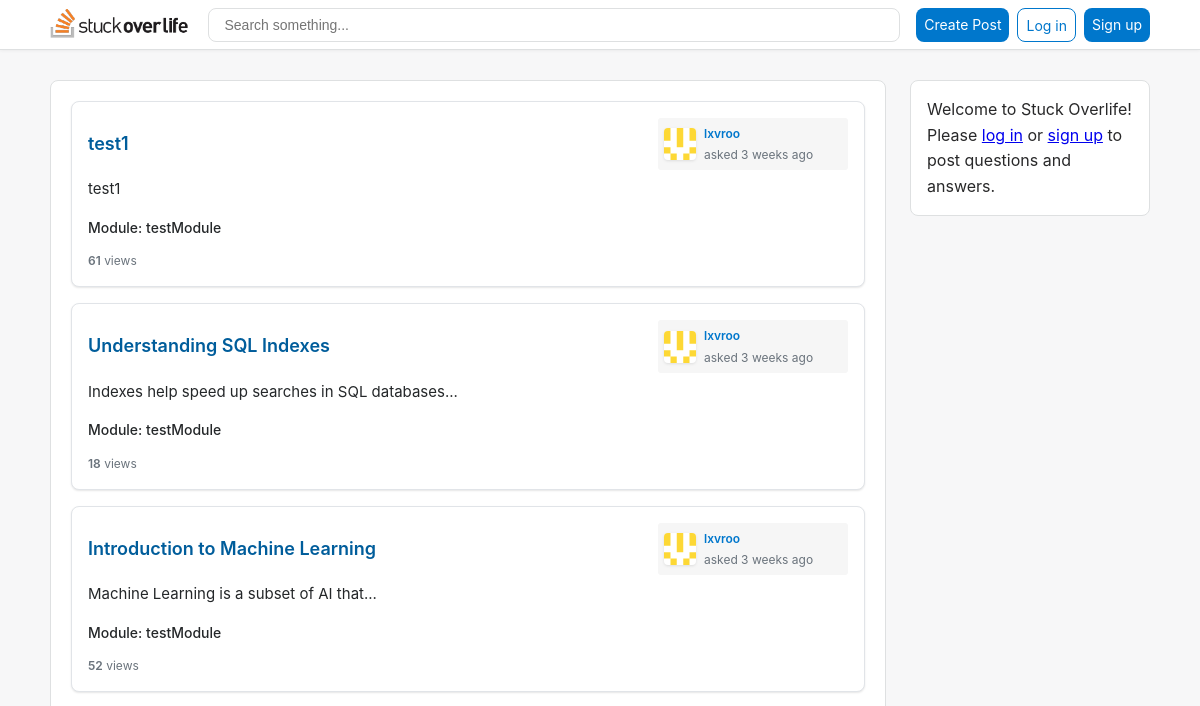
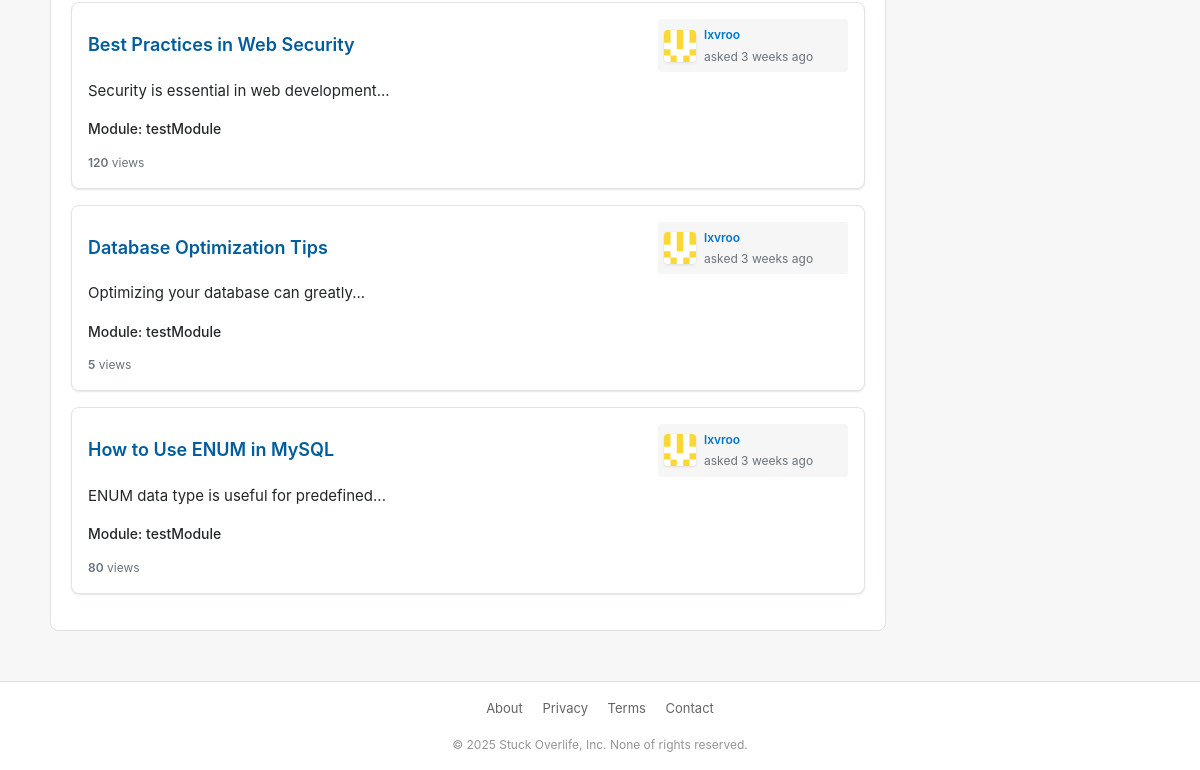
Before: / with the older database file (2 pictures, top to bottom).
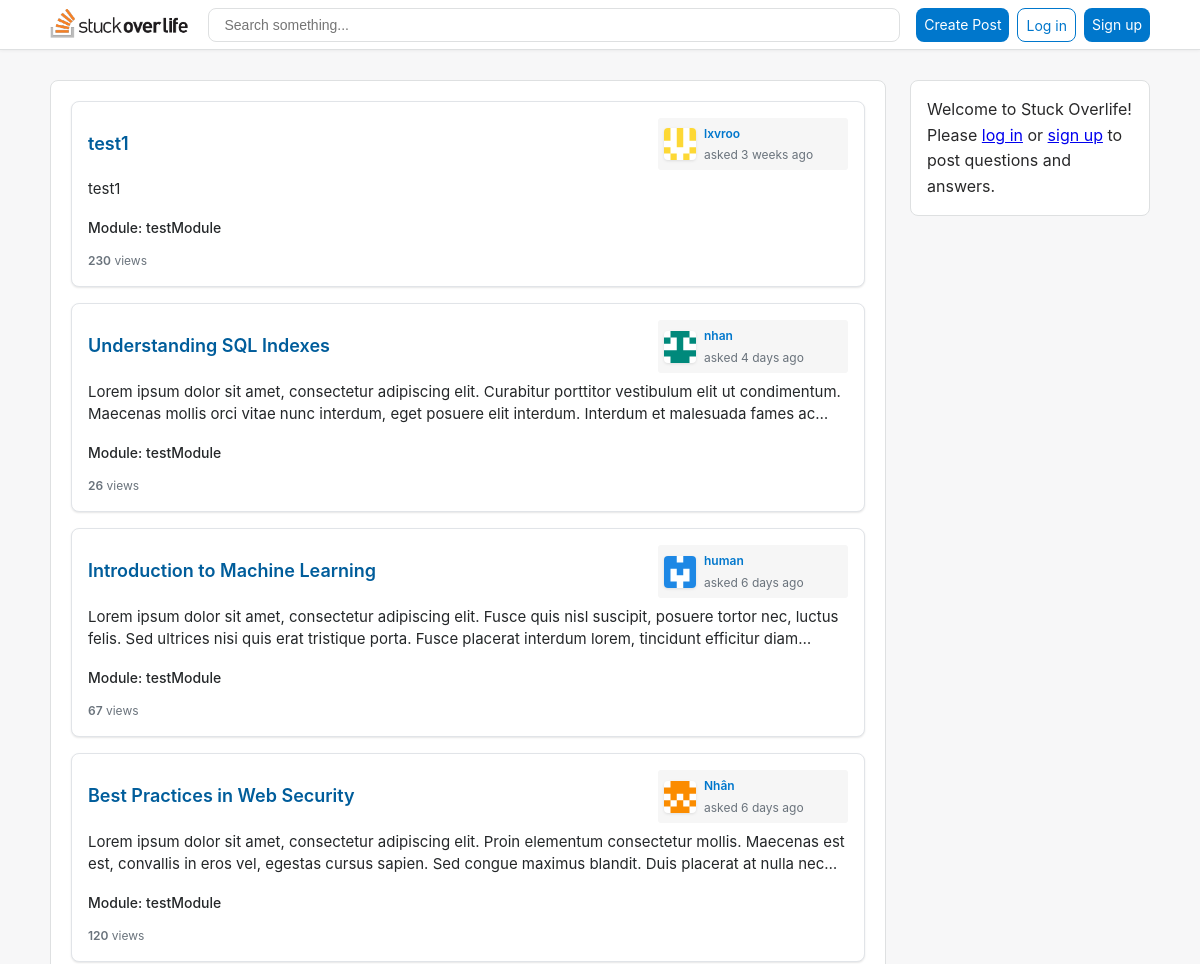
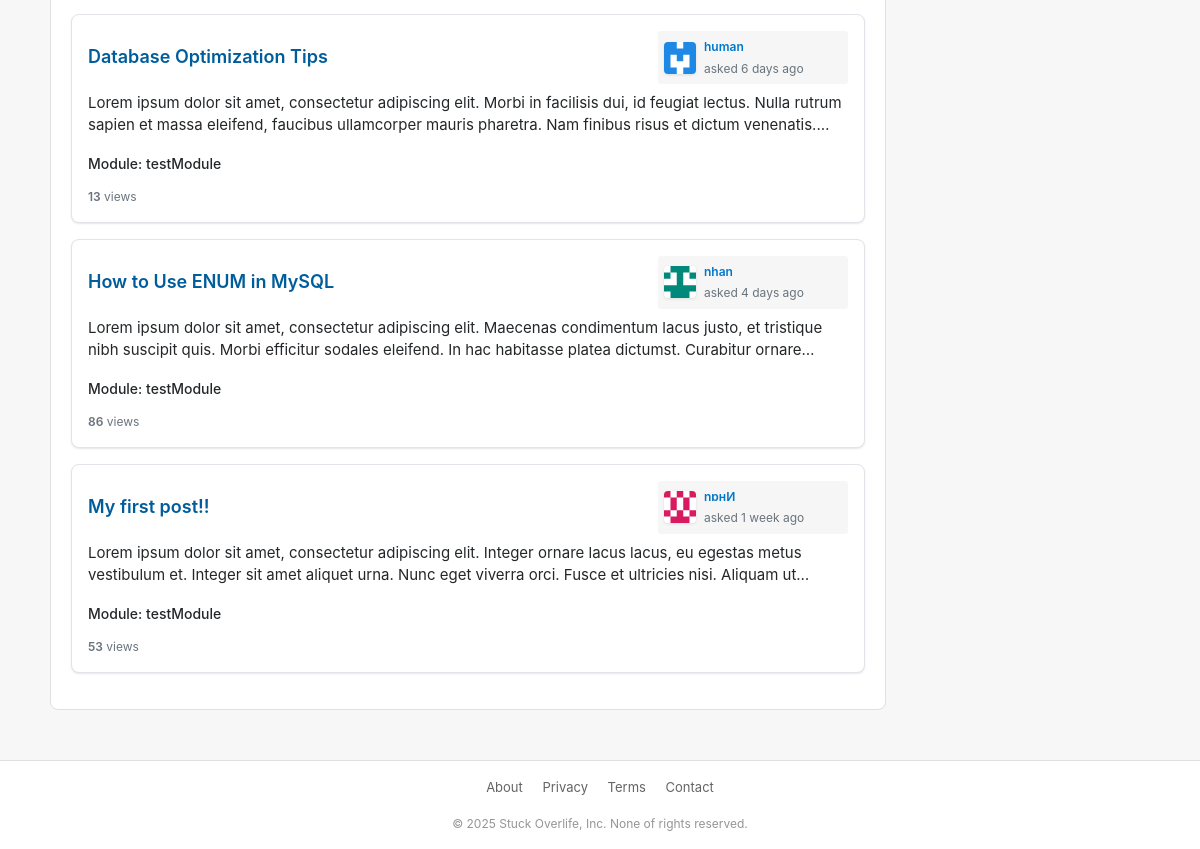
After: the same page with the newer database file (2 pictures, top to bottom).
### tables this page shows
CREATE TABLE `posts` (
  `PostID` int(11) NOT NULL,
  `title` varchar(255) NOT NULL,
  `content` text NOT NULL,
  `ModuleID` int(11) NOT NULL,
  `UserID` int(11) NOT NULL,
  `createdAt` datetime NOT NULL DEFAULT current_timestamp(),
  `updatedAt` datetime NOT NULL DEFAULT current_timestamp() ON UPDATE current_timestamp(),
  `AssetID` int(11) DEFAULT NULL,
  `viewCount` int(11) DEFAULT 0,
  `voteCount` int(11) DEFAULT 0
);

CREATE TABLE `user` (
  `UserID` int(11) NOT NULL,
  `username` varchar(255) NOT NULL,
  `firstname` varchar(100) NOT NULL,
  `lastname` varchar(100) NOT NULL,
  `password` varchar(255) NOT NULL DEFAULT '',
  `avatar` varchar(100) DEFAULT NULL,
  `dob` date DEFAULT NULL,
  `bio` text DEFAULT NULL,
  `status` enum('Active','Blocked','Banned','Archived','Unknown') NOT NULL DEFAULT 'Active',
  `role` enum('user','admin') NOT NULL DEFAULT 'user',
  `createdAt` datetime NOT NULL DEFAULT current_timestamp()
);

CREATE TABLE `modules` (
  `ModuleID` int(11) NOT NULL,
  `moduleName` varchar(255) NOT NULL,
  `description` varchar(255) NOT NULL
);

### includes/functions.php (called while the page is built, shortened)
<?php
    function query($pdo, $sql, $parameters = []) {
        $query = $pdo->prepare($sql);
        $query->execute($parameters);
        return $query;
    }
    function timeAgo( $datetime, $full = false )
    {
        $now = new DateTime;
        $then = new DateTime( $datetime );
        $diff = (array) $now->diff( $then );
        $diff['w']  = floor( $diff['d'] / 7 );
        $diff['d'] -= $diff['w'] * 7;
        $string = array(
            'y' => 'year',
            'm' => 'month',
            'w' => 'week',
            'd' => 'day',
            'h' => 'hour',
            'i' => 'minute',
            's' => 'second',
        );
        foreach( $string as $k => & $v )
        {
            if ( $diff[$k] )
            {
                $v = $diff[$k] . ' ' . $v .( $diff[$k] > 1 ? 's' : '' );
            }
            else
            {
                unset( $string[$k] );
            }
        }
        if ( ! $full ) $string = array_slice( $string, 0, 1 );
        return $string ? implode( ', ', $string ) . ' ago' : 'just now';
    }
    function allPosts($pdo){
        $posts = query($pdo, 'SELECT * FROM posts
        INNER JOIN user ON posts.userid = user.userid
        INNER JOIN modules ON posts.moduleid = modules.moduleid');
        return $posts->fetchAll();
    }
    function getUserByPost($pdo, $id) {
        $parameters = [':id' => $id];
        $query = query($pdo, 'SELECT u.* FROM user u
                              INNER JOIN posts p ON u.UserID = p.UserID
                              WHERE p.PostID = :id', $parameters);
        return $query->fetch();
    }
    function isLoggedIn() {
        return isset($_SESSION['user_id']);
    }
?>

### index.php (called while the page is built, shortened)
<?php
    try {
        include './includes/db.php';
        include './includes/functions.php';
        $posts = allPosts($pdo);
        include './views/home.html.php';
        $output = ob_get_clean();
    } catch (PDOException $e) {
        $title = 'An error has occurred';
        $output = 'Database error: ' . $e->getMessage();
    }
    include './views/layout.html.php';
?>

### views/home.html.php (the view, shortened to what this page needs)
<?php foreach($posts as $post): ?>
    <div class="post">
        <div class="post-with-votes">
            <div class="post-main">
                <div class="post-header">
                    <a class="post-title" href="/coursework/posts.php?id=<?= $post['PostID'] ?>"><?= htmlspecialchars($post['title'], ENT_QUOTES, 'UTF-8') ?></a>
                    <div class="user-info">
                        <div class="user-avatar">
                            <?php
                                $author = getUserByPost($pdo, $post['PostID']);
                                $avatar = isset($author['avatar']) ? htmlspecialchars($author['avatar'], ENT_QUOTES, 'UTF-8') : "random_pfp";
                                ?>
                                <img height="32px" src="/coursework/assets/images/random_pfp/<?= $avatar ?>" alt="User avatar">
                        </div>
                        <div class="user-info-details">
                            <a href="#" class="user-name"><?= htmlspecialchars($post['username'] ?? 'Anonymous User', ENT_QUOTES, 'UTF-8') ?></a>
                            <span class="user-reputation">asked <?= timeAgo($post['createdAt']) ?></span>
                        </div>
                    </div>
                </div>
                <div class="post-content post-preview">
                    <?php
                    $content = strip_tags(htmlspecialchars($post['content'], ENT_QUOTES, 'UTF-8'));
                    $lines = explode("\n", $content);
                    $preview = array_slice($lines, 0, 2);
                    $preview = implode("\n", $preview);
                    if (count($lines) > 2 || strlen($content) > strlen($preview)) {
                        $preview = trim($preview) . '...';
                    }
                    echo $preview;
                    ?>
                </div>
                <div class="post-module">
                    Module: <?= htmlspecialchars($post['moduleName'], ENT_QUOTES, 'UTF-8') ?>
                </div>
                <div class="post-stats">
                    <div class="post-stat">
                        <span class="post-stat-value"><?= htmlspecialchars($post['viewCount'], ENT_QUOTES, 'UTF-8') ?></span> views
                    </div>
                </div>
            </div>
        </div>
    </div>
<?php endforeach; ?>

### views/layout.html.php (shortened to what this page needs)
<!DOCTYPE html>
<html lang="en">
<head>
    <link rel="stylesheet" href="/coursework/style.css">
</head>
<body>
    <header>
        <div class="header-container">
            <a href="/coursework/index.php" class="header-logo">
                <img src="/coursework/assets/images/logo.svg" alt="Logo" title="Home">
            </a>
            <div class="header-search">
                <input type="text" placeholder="Search something...">
            </div>
            <nav class="header-nav">
                <a href="/coursework/create-post.php" class="create-post-button">
                    Create Post
                </a>
                <?php if(isLoggedIn()):?>
                    <a href="#" class="header-nav-item">
                        <div class="user-avatar">
                            <?php
                            $currentUser = getCurrentUser($pdo);
                            $avatar = isset($currentUser['avatar']) ? htmlspecialchars($currentUser['avatar'], ENT_QUOTES, 'UTF-8') : "random_pfp";
                            ?>
                            <img height="32px" src="/coursework/assets/images/random_pfp/<?= $avatar ?>" alt="User avatar">
                        </div>
                    </a>
                <?php else:?>
                    <a href="/coursework/login.php" class="login-button">Log in</a>
                    <a href="/coursework/register.php" class="signup-button">Sign up</a>
                <?php endif; ?>
            </nav>
        </div>
    </header>
    <div class="main-container">
        <main class="main-content">
            <?= $output ?>
        </main>
        <aside class="sidebar">
            <div class="sidebar-widget">
                <?php if(isLoggedIn()): ?>
                    <h3>Welcome, <?= htmlspecialchars($currentUser['username'], ENT_QUOTES, 'UTF-8') ?>!</h3>
                    <p>What would you like to do today?</p>
                    <a href="#" class="button">Profile</a> <br>
                    <?php if(isAdmin()):?>
                        <a href="#" class="button">Dash board</a> <br>
                    <?php endif; ?>
                    <a href="/coursework/logout.php" class="button">Log out</a>
                <?php else: ?>
                    <p>Welcome to Stuck Overlife!</p>
                    <p>Please <a href="/coursework/login.php">log in</a> or <a href="/coursework/register.php">sign up</a> to post questions and answers.</p>
                <?php endif; ?>
            </div>
        </aside>
    </div>
    <footer>
        <div class="footer-links">
            <a href="#" class="footer-link">About</a>
            <a href="#" class="footer-link">Privacy</a>
            <a href="#" class="footer-link">Terms</a>
            <a href="#" class="footer-link">Contact</a>
        </div>
        <div class="footer-copyright">
            © 2025 Stuck Overlife, Inc. None of rights reserved.
        </div>
    </footer>
</body>
</html>

### style.css (style rules this page uses)
* { margin: 0; padding: 0; box-sizing: border-box; }
body { font-family: -apple-system, BlinkMacSystemFont, "Segoe UI", Roboto, Oxygen-Sans, Ubuntu, Cantarell, "Helvetica Neue", sans-serif; background-color: #f7f7f8; color: #282829; line-height: 1.6; }
header { background-color: #fff; border-bottom: 1px solid #dee0e1; position: fixed; top: 0; left: 0; right: 0; z-index: 1000; height: 50px; display: flex; align-items: center; justify-content: center; padding: 0 16px; box-shadow: 0 1px 3px rgba(0, 0, 0, 0.05); }
.header-container { display: flex; align-items: center; width: 100%; max-width: 1100px; gap: 16px; }
.header-logo { display: flex; align-items: center; margin-right: auto; text-decoration: none; margin-bottom: 4px; }
.header-logo img { height: 30px; width: auto; }
.header-search { flex-grow: 1; position: relative; margin-left: auto; margin-right: auto; }
.header-search input { width: 100%; padding: 8px 16px; border-radius: 8px; border: 1px solid #dee0e1; background-color: #ffffff; font-size: 14px; transition: .1s; }
.header-nav { display: flex; align-items: center; margin-left: auto; }
.create-post-button, .signup-button { height: 34px; line-height: 34px; background-color: #0077cc; color: #fff; border: none; text-decoration: none; border-radius: 8px; padding: 0 8px; font-size: 14px; cursor: pointer; transition: .2s; }
.login-button { height: 34px; line-height: 34px; color: #0077cc; background-color: #fff; border: 1px solid #0077cc; text-decoration: none; border-radius: 8px; padding: 0 8px; font-size: 14px; cursor: pointer; margin-left: 8px; margin-right: 8px; transition: .2s; }
.user-avatar { width: 32px; height: 32px; border-radius: 4px; background-color: #ffffff; overflow: hidden; }
.post { background-color: #fff; border-radius: 8px; box-shadow: 0 1px 2px rgba(0,0,0,0.1); margin-bottom: 16px; padding: 16px; border: 1px solid #e1e4e8; }
.post-with-votes { display: flex; }
.post-main { flex: 1; position: relative; }
.post-header { display: flex; justify-content: space-between; align-items: flex-start; margin-bottom: 8px; width: 100%; }
.post-title { flex: 1; margin-top: 0; margin-bottom: 0; padding-top: 12px; padding-right: 16px; font-size: 18px; font-weight: 600; color: #005d9b; cursor: pointer; text-decoration: none; word-wrap: break-word; }
.post-content { font-size: 15px; line-height: 1.5; color: #242729; margin-bottom: 16px; word-wrap: break-word; }
.post-preview { max-height: 3em; overflow: hidden; text-overflow: ellipsis; display: -webkit-box; display: box; -webkit-line-clamp: 2; line-clamp: 2; -webkit-box-orient: vertical; box-orient: vertical; margin-bottom: 16px; line-height: 1.5; width: 100%; }
.post-module { margin-bottom: 8px; display: block; font-size: 14px; color: #242729; font-weight: 500; }
.user-info { position: static; flex-shrink: 0; display: flex; align-items: center; background-color: #f6f6f6; padding: 6px; border-radius: 3px; width: 190px; margin-left: auto; }
.user-info-details { flex: 1; margin-left: 8px; overflow: hidden; }
.user-avatar { width: 32px; height: 32px; border-radius: 4px; background-color: #ffffff; box-shadow: #0000001a 0px 1px 3px; overflow: hidden; }
.user-avatar img { width: 100%; height: 100%; object-fit: cover; }
.user-name { color: #0077cc; font-size: 12px; font-weight: 600; display: block; margin-bottom: 2px; text-decoration: none; white-space: nowrap; overflow: hidden; text-overflow: ellipsis; }
.user-reputation { color: #6a737c; font-size: 12px; display: block; }
.post-stats { display: flex; font-size: 12px; color: #6a737c; margin-top: 12px; }
.post-stat { margin-right: 12px; }
.post-stat-value { font-weight: 600; }
.main-content { background-color: #f7f7f8; border: none; padding: 16px; }
.main-container { max-width: 1100px; margin: 80px auto 50px; padding: 0 0px; display: flex; }
.main-content { flex: 1; background-color: #fff; border-radius: 8px; border: 1px solid #dee0e1; padding: 20px; }
.sidebar { width: 240px; margin-left: 24px; }
.sidebar-widget { background-color: #fff; border: 1px solid #dee0e1; border-radius: 8px; padding: 16px; margin-bottom: 16px; }
footer { background-color: #fff; border-top: 1px solid #dee0e1; padding: 16px; text-align: center; font-size: 13px; color: #636466; }
.footer-links { margin-bottom: 16px; }
.footer-link { color: #636466; text-decoration: none; margin: 0 8px; }
.footer-copyright { color: #939598; font-size: 12px; }

Changed rows visible on the page:
changed posts "test1": viewCount "61" → "230"
changed posts "Understanding SQL Indexes": UserID.avatar: a different picture; UserID.username "lxvroo" → "nhan"; UserID.createdAt "3 weeks ago" → "4 days ago"; content "Indexes help speed up searches in SQL databases..." → "Lorem ipsum dolor sit amet, consectetur adipiscing elit. Curabitur porttitor vestibulum elit ut condimentum. Maecenas mollis orci vitae nunc interdum, eget posuere elit interdum. Interdum et malesuada fames…"; viewCount "18" → "26"
changed posts "Introduction to Machine Learning": UserID.avatar: a different picture; UserID.username "lxvroo" → "human"; UserID.createdAt "3 weeks ago" → "6 days ago"; content "Machine Learning is a subset of AI that..." → "Lorem ipsum dolor sit amet, consectetur adipiscing elit. Fusce quis nisl suscipit, posuere tortor nec, luctus felis. Sed ultrices nisi quis erat tristique porta. Fusce placerat interdum lorem, tincidunt efficitur…"; viewCount "52" → "67"
changed posts "Best Practices in Web Security": UserID.avatar: a different picture; UserID.username "lxvroo" → "Nhân"; UserID.createdAt "3 weeks ago" → "6 days ago"; content "Security is essential in web development..." → "Lorem ipsum dolor sit amet, consectetur adipiscing elit. Proin elementum consectetur mollis. Maecenas est est, convallis in eros vel, egestas cursus sapien. Sed congue maximus blandit. Duis placerat at nulla…"
changed posts "Database Optimization Tips": UserID.avatar: a different picture; UserID.username "lxvroo" → "human"; UserID.createdAt "3 weeks ago" → "6 days ago"; content "Optimizing your database can greatly..." → "Lorem ipsum dolor sit amet, consectetur adipiscing elit. Morbi in facilisis dui, id feugiat lectus. Nulla rutrum sapien et massa eleifend, faucibus ullamcorper mauris pharetra. Nam finibus risus et dictum…"; viewCount "5" → "13"
changed posts "How to Use ENUM in MySQL": UserID.avatar: a different picture; UserID.username "lxvroo" → "nhan"; UserID.createdAt "3 weeks ago" → "4 days ago"; content "ENUM data type is useful for predefined..." → "Lorem ipsum dolor sit amet, consectetur adipiscing elit. Maecenas condimentum lacus justo, et tristique nibh suscipit quis. Morbi efficitur sodales eleifend. In hac habitasse platea dictumst. Curabitur…"; viewCount "80" → "86"
added posts: title "My first post!!", UserID.avatar (picture), UserID.username "nɒʜИ", UserID.createdAt "1 week ago", content "Lorem ipsum dolor sit amet, consectetur adipiscing elit. Integer ornare lacus lacus, eu egestas metus vestibulum et. Integer sit amet aliquet urna. Nunc eget viverra orci. Fusce et ultricies nisi. Aliquam…", ModuleID.moduleName "testModule", viewCount "53"
